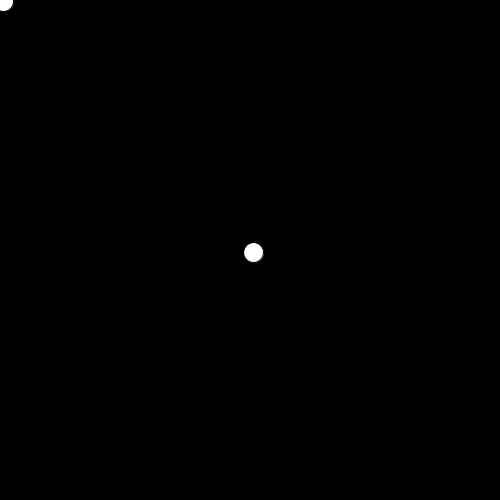
Frame 1 (no input)
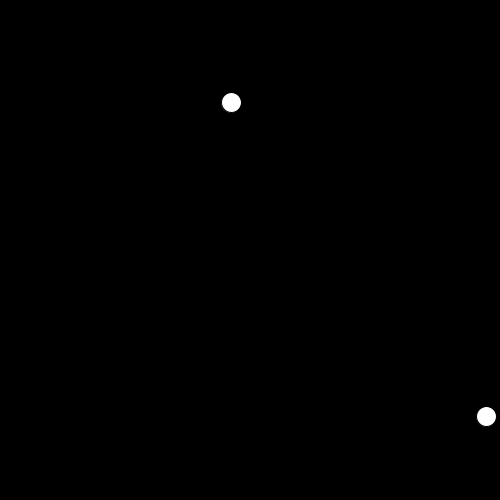
Frame 60 (the mouse pressed at the canvas centre just before this capture)
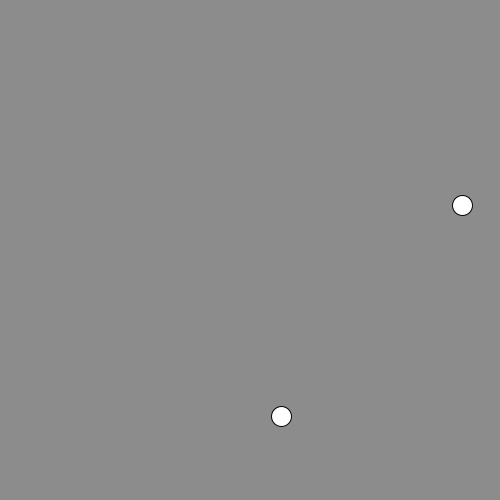
Frame 120 (the mouse held since frame 60 and released just before this capture)

The Processing sketch that drew these frames (run headless with seeded random() and noise(); from frame 60 on, the mouse is pressed at the canvas centre):

// Processing sketch: week3
// ── week3.pde
//1.Add another ball
//2. Change the background with every collision
//3.Change to a square/ellipse with every collision.

//Variable scope is the existence of a variable in/out of a function. 
//Global scope is when variable lies outside of a function.

//Declare a variable globally and initialize it internally in a function.
float x;
float y;
float xSpeed;
float ySpeed;
float x1;
float y1;
float x1Speed;
float y1Speed;
float bckgrndClr;

void setup(){
  size(500, 500);
  //Initialize the variable in function, so it can work with setup() and globally with draw()
  x = width/2;
  y = height/2;
  x1 = 0;
  y1 = 0;
  xSpeed = random(2,5);
  ySpeed = random(2,5);
  
  x1Speed = random (1,4);
  y1Speed = random (1,4);
  
  bckgrndClr = 0;
}



void draw(){
  background(bckgrndClr);
  //Change the x position.
  x = x + xSpeed;
  x1 = x1 + x1Speed;
  //Change the y position.
  y = y + ySpeed;
  y1 = y1 + y1Speed;
  
  /*===
  BALL#1
  =====*/
  //Collision on x - axis
  if(x >= width){
    //collision
    xSpeed = xSpeed * -1;
    //or
    //xSpeed = - xSpeed;
  } else if(x <= 0){
    xSpeed = xSpeed * -1;
  }
  //Colision of y-axis;
  if(y >= width){
    //collision
    ySpeed = ySpeed * -1;
    //or
    //xSpeed = - xSpeed;
  } else if(y <= 0){
    ySpeed = ySpeed * -1;
  }
  //First Ellipse
  ellipse(x,y,20,20);
  
  /*======
  BALL #2
  =========*/
  if(x1 >= width){
    //collision
    x1Speed = x1Speed * -1;
    //or
    //xSpeed = - xSpeed;
  } else if(x1 <= 0){
    x1Speed = x1Speed * -1;
  }
  //Colision of y-axis;
  if(y1 >= width){
    //collision
    y1Speed = y1Speed * -1;
    //or
    //xSpeed = - xSpeed;
  } else if(y1 <= 0){
    y1Speed = y1Speed * -1;
  }
  //Second Ellipse
  ellipse(x1, y1, 20, 20);
  
  /*=========
  Change Background
  ==========*/
  if(x >= width || x1 >= width || x <= 0 || x1 <= 0){
    bckgrndClr = random(255);
    background(bckgrndClr, random(255), random(255)); 
  } 
  if(y >= height || y1 >= height || y <= 0 || y1 <= 0){
    bckgrndClr = random(255);
    background(bckgrndClr, random(255), random(255)); 
  } 
  
  
  
}
